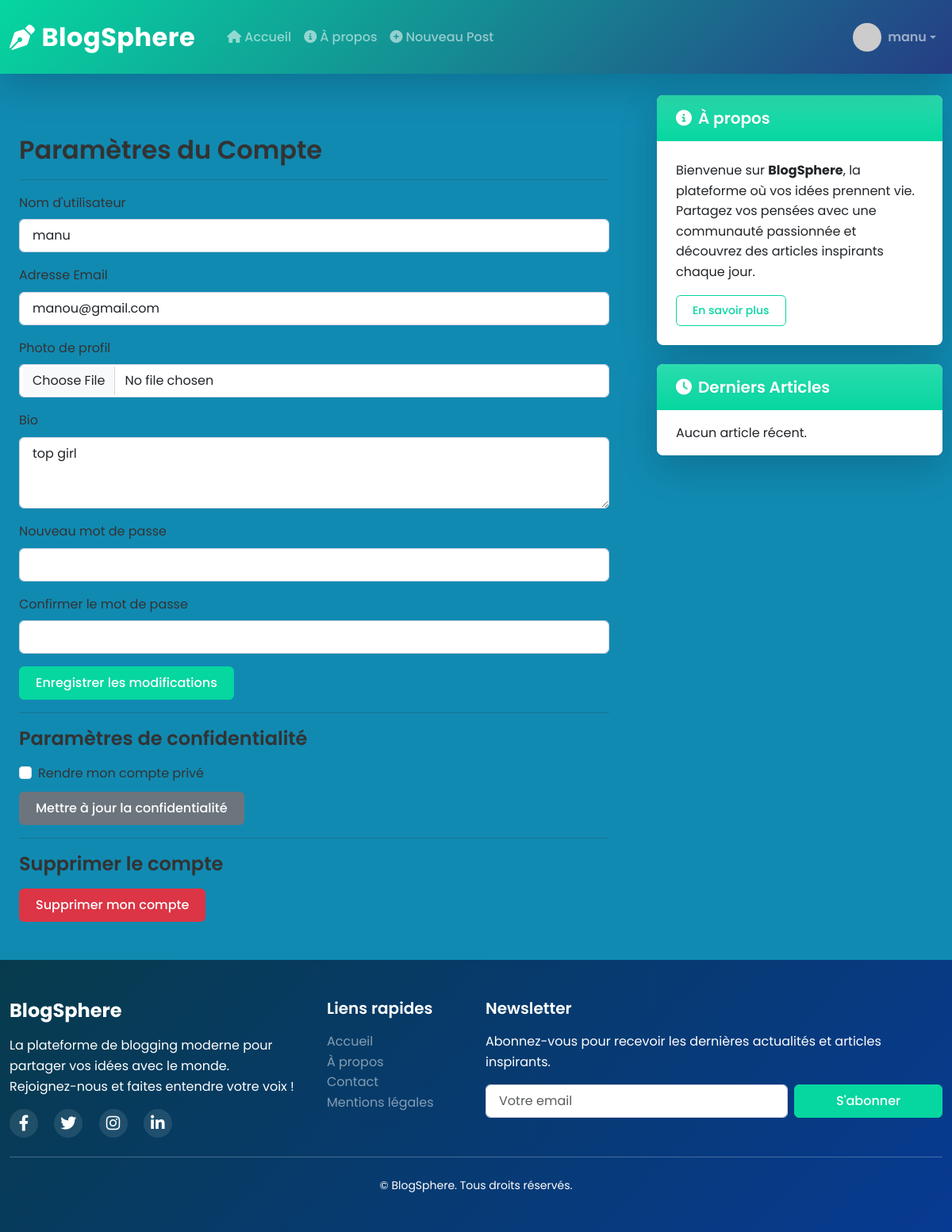
The app's page /parametre/ (signed in) with its own data.
### blog/models.py (models this page shows, shortened)
class Person(AbstractBaseUser, PermissionsMixin):
    SEX_TYPES = (
        ('M', 'Male'),
        ('F', 'Feminine'),
    )
    username = models.CharField(max_length=150, unique=True)  # unique ajouté pour éviter doublons
    email = models.EmailField(unique=True)
    sex = models.CharField(max_length=1, choices=SEX_TYPES, blank=True, null=True)
    profile_picture = models.ImageField(upload_to='profiles/', blank=True, null=True, default='default.jpg')
    is_staff = models.BooleanField(default=False)
    is_superuser = models.BooleanField(default=False)
    is_active = models.BooleanField(default=True)
    groups = models.ManyToManyField(
        Group,
        related_name='person_set',
        blank=True,
        verbose_name='groups',
        help_text='The groups this user belongs to.'
    )
    user_permissions = models.ManyToManyField(
        Permission,
        related_name='person_permissions_set',
        blank=True,
        verbose_name='user permissions',
        help_text='Specific permissions for this user.'
    )
    objects = UserManager()
    USERNAME_FIELD = 'email'
    REQUIRED_FIELDS = ['username']
    class Meta:
        verbose_name = "Person"
        verbose_name_plural = "Persons"
        constraints = [
            models.UniqueConstraint(fields=['username', 'email'], name='unique_person_username_email')
        ]

class Profile(models.Model):
    user = models.OneToOneField(Person, on_delete=models.CASCADE)
    image = models.ImageField(default='default.jpg', upload_to='profile_pics')
    bio = models.TextField(max_length=500, blank=True)

### blog/views.py (the view)
# urls.py: path('parametre/', parametre, name='parametre'),
@login_required
def parametre(request):
    try:
        profile = request.user.profile
    except Profile.DoesNotExist:
        messages.warning(request, "Votre profil n'existe pas. Veuillez le créer.")
        return redirect('register')
    if request.method == 'POST':
        u_form = UserUpdateForm(request.POST, instance=request.user)
        p_form = ProfileUpdateForm(request.POST, request.FILES, instance=profile)
        if u_form.is_valid() and p_form.is_valid():
            u_form.save()
            p_form.save()
            messages.success(request, 'Paramètres mis à jour avec succès !')
            return redirect('parametre')
        else:
            messages.error(request, "Erreur lors de la mise à jour des paramètres.")
    else:
        u_form = UserUpdateForm(instance=request.user)
        p_form = ProfileUpdateForm(instance=profile)
    return render(request, 'blog/parametre.html', {'u_form': u_form, 'p_form': p_form})

### blog/forms.py
class UserUpdateForm(forms.ModelForm):
    email = forms.EmailField()
    class Meta:
        model = Person
        fields = ['username', 'email', 'sex', 'profile_picture']

class ProfileUpdateForm(forms.ModelForm):
    class Meta:
        model = Profile
        fields = ['image', 'bio']

### blog/templates/blog/parametre.html (shortened to what this page needs)
{% extends "blog/base.html" %}
{% block content %}
<div class="container mt-5">
    <h2>Paramètres du Compte</h2>
    <hr>
    <form method="post" enctype="multipart/form-data" action="{% url 'parametre' %}">
        <div class="mb-3">
            <label for="username" class="form-label">Nom d'utilisateur</label>
            <input type="text" class="form-control" id="username" name="username" value="{{ user.username }}">
        </div>
        <div class="mb-3">
            <label for="email" class="form-label">Adresse Email</label>
            <input type="email" class="form-control" id="email" name="email" value="{{ user.email }}">
        </div>
        <div class="mb-3">
            <label for="profile_pic" class="form-label">Photo de profil</label>
            <input type="file" class="form-control" id="profile_pic" name="profile_pic">
        </div>
        <div class="mb-3">
            <label for="bio" class="form-label">Bio</label>
            <textarea class="form-control" id="bio" name="bio" rows="3">{{ user.profile.bio }}</textarea>
        </div>
        <div class="mb-3">
            <label for="password" class="form-label">Nouveau mot de passe</label>
            <input type="password" class="form-control" id="password" name="password">
        </div>
        <div class="mb-3">
            <label for="password2" class="form-label">Confirmer le mot de passe</label>
            <input type="password" class="form-control" id="password2" name="password2">
        </div>
        <button type="submit" class="btn btn-primary">Enregistrer les modifications</button>
    </form>
    <hr>
    <h4>Paramètres de confidentialité</h4>
    <form method="post" action="{% url 'privacy-policy' %}">
        <div class="form-check">
            <input class="form-check-input" type="checkbox" value="1" id="private_account" name="private_account" {% if user.profile.private_account %}checked{% endif %}>
            <label class="form-check-label" for="private_account">
                Rendre mon compte privé
            </label>
        </div>
        <button type="submit" class="btn btn-secondary mt-2">Mettre à jour la confidentialité</button>
    </form>
    <hr>
    <h4>Supprimer le compte</h4>
    <form method="post" action="{% url 'delete-accounts' %}">
        <button type="submit" class="btn btn-danger" onclick="return confirm('Êtes-vous sûr de vouloir supprimer votre compte ? Cette action est irréversible.')">Supprimer mon compte</button>
    </form>
</div>
{% endblock %}

### blog/templates/blog/base.html (shortened to what this page needs)
{% load static %}
<!DOCTYPE html>
<html lang="fr">
<head>
    <link href="https://cdn.jsdelivr.net/npm/bootstrap@5.3.0/dist/css/bootstrap.min.css" rel="stylesheet" />
    <link rel="stylesheet" href="https://cdnjs.cloudflare.com/ajax/libs/font-awesome/6.4.0/css/all.min.css" />
    <link rel="stylesheet" href="https://cdnjs.cloudflare.com/ajax/libs/animate.css/4.1.1/animate.min.css" />
    <link rel="stylesheet" href="{% static 'blog/css/main.css' %}" />
</head>
<body class="d-flex flex-column min-vh-100">
    <header>
        <nav class="navbar navbar-expand-lg navbar-dark shadow-lg fixed-top py-3 custom-navbar">
            <div class="container">
                <a class="navbar-brand fw-bold fs-2 d-flex align-items-center" href="{% url 'blog-home' %}">
                    <i class="fas fa-pen-nib me-2"></i>BlogSphere
                </a>
                <div class="collapse navbar-collapse" id="navbarNav">
                    <ul class="navbar-nav me-auto ms-3">
                        <li class="nav-item">
                            <a class="nav-link {% if request.resolver_match.url_name == 'blog-home' %}active{% endif %}" href="{% url 'blog-home' %}">
                                <i class="fas fa-home me-1"></i>Accueil
                            </a>
                        </li>
                        <li class="nav-item">
                            <a class="nav-link {% if request.resolver_match.url_name == 'blog-about' %}active{% endif %}" href="{% url 'blog-about' %}">
                                <i class="fas fa-info-circle me-1"></i>À propos
                            </a>
                        </li>
                        {% if user.is_authenticated %}
                        <li class="nav-item">
                            <a class="nav-link" href="{% url 'post-create' %}">
                                <i class="fas fa-plus-circle me-1"></i>Nouveau Post
                            </a>
                        </li>
                        {% endif %}
                    </ul>
                    <ul class="navbar-nav ms-auto">
                        {% if user.is_authenticated %}
                        <li class="nav-item dropdown">
                            <a class="nav-link dropdown-toggle d-flex align-items-center" href="#" id="userDropdown"
                               role="button" data-bs-toggle="dropdown" aria-expanded="false">
                                <img src="https://ui-avatars.com/api/?name={{ user.username }}&background=random"
                                     class="rounded-circle profile-img me-2" width="36" height="36" alt="Profile" />
                                <span class="fw-semibold">{{ user.username }}</span>
                            </a>
                        </li>
                        {% endif %}
                    </ul>
                </div>
            </div>
        </nav>
    </header>
    <main class="flex-grow-1 mt-5 pt-4">
        <div class="container my-5">
            <div class="row g-5">
                <div class="col-lg-8">
                    {% block content %}{% endblock %}
                </div>
                <div class="col-lg-4">
                    <div class="sticky-top custom-sticky">
                        <div class="card shadow-lg mb-4 animate__animated animate__fadeInRight">
                            <div class="card-header bg-gradient text-white custom-card-header">
                                <h5 class="mb-0"><i class="fas fa-info-circle me-2"></i>À propos</h5>
                            </div>
                            <div class="card-body">
                                <p class="card-text">
                                    Bienvenue sur <b>BlogSphere</b>, la plateforme où vos idées prennent vie.<br>
                                    Partagez vos pensées avec une communauté passionnée et découvrez des articles inspirants chaque jour.
                                </p>
                                <a href="{% url 'blog-about' %}" class="btn btn-outline-primary btn-sm">En savoir plus</a>
                            </div>
                        </div>
                        <div class="card shadow-lg animate__animated animate__fadeInRight animate__delay-1s">
                            <div class="card-header bg-gradient text-white custom-card-header">
                                <h5 class="mb-0"><i class="fas fa-clock me-2"></i>Derniers Articles</h5>
                            </div>
                            <div class="card-body p-0">
                                <div class="list-group list-group-flush">
                                    {% if recent_posts %}
                                        {% for post in recent_posts %}
                                        <a href="{% url 'post-detail' post.pk %}"
                                           class="list-group-item list-group-item-action d-flex justify-content-between align-items-center">
                                            <span>{{ post.title|truncatechars:30 }}</span>
                                            <span class="badge bg-primary rounded-pill">{{ post.comments.count }}</span>
                                        </a>
                                        {% endfor %}
                                    {% else %}
                                        <div class="list-group-item">Aucun article récent.</div>
                                    {% endif %}
                                </div>
                            </div>
                        </div>
                    </div>
                </div>
            </div>
        </div>
    </main>
    <footer class="footer-bg text-white py-5 mt-auto">
        <div class="container">
            <div class="row">
                <div class="col-md-4 mb-4 mb-md-0">
                    <h4 class="fw-bold mb-3">BlogSphere</h4>
                    <p>
                        La plateforme de blogging moderne pour partager vos idées avec le monde.<br>
                        Rejoignez-nous et faites entendre votre voix !
                    </p>
                    <div class="social-icons mt-3">
                        <a href="#" class="text-white me-3 fs-5"><i class="fab fa-facebook-f"></i></a>
                        <a href="#" class="text-white me-3 fs-5"><i class="fab fa-twitter"></i></a>
                        <a href="#" class="text-white me-3 fs-5"><i class="fab fa-instagram"></i></a>
                        <a href="#" class="text-white fs-5"><i class="fab fa-linkedin-in"></i></a>
                    </div>
                </div>
                <div class="col-md-2 mb-4 mb-md-0">
                    <h5 class="mb-3">Liens rapides</h5>
                    <ul class="list-unstyled">
                        <li><a href="{% url 'blog-home' %}" class="text-white-50">Accueil</a></li>
                        <li><a href="{% url 'blog-about' %}" class="text-white-50">À propos</a></li>
                        <li><a href="{% url 'blog-Contact' %}" class="text-white-50">Contact</a></li>
                        <li><a href="#" class="text-white-50">Mentions légales</a></li>
                    </ul>
                </div>
                <div class="col-md-6">
                    <h5 class="mb-3">Newsletter</h5>
                    <p>Abonnez-vous pour recevoir les dernières actualités et articles inspirants.</p>
                    <form class="row g-2">
                        <div class="col-8">
                            <input type="email" class="form-control" placeholder="Votre email" />
                        </div>
                        <div class="col-4">
                            <button type="submit" class="btn btn-primary w-100">S'abonner</button>
                        </div>
                    </form>
                </div>
            </div>
            <hr class="my-4 bg-secondary" />
            <div class="text-center">
                <p class="mb-0 small">&copy; {{ now|date:"Y" }} BlogSphere. Tous droits réservés.</p>
            </div>
        </div>
    </footer>
</body>
</html>

### blog/static/blog/css/main.css (style rules this page uses)
:root { --primary-color: #06d6a0; --secondary-color: #118ab2; --accent-color: #253d85; --dark-color: #5a5c69; --light-color: #ffffff; --success-color: #1cc88a; --danger-color: #e74a3b; --warning-color: #f6c23e; --info-color: #1a759f; }
body { font-family: 'Poppins', sans-serif; background-color: var(--secondary-color); color: #333; line-height: 1.6; display: flex; flex-direction: column; min-height: 100vh; }
h1, h2, h3, h4, h5, h6 { font-weight: 600; color: var(--primary-text); line-height: 1.3; margin-bottom: 1rem; text-shadow: 0 1px 1px rgba(0,0,0,0.05); }
h2 { font-size: 2rem; color: var(--primary-text); }
h4 { font-size: 1.5rem; color: var(--secondary-text); }
h5 { font-size: 1.25rem; color: var(--secondary-text); }
a { text-decoration: none; transition: all 0.3s ease; }
.navbar { box-shadow: 0 0.15rem 1.75rem 0 rgba(58, 59, 69, 0.15); padding: 0.5rem 0; background: linear-gradient(135deg, var(--primary-color) 0%, var(--accent-color) 100%); }
.navbar-brand { font-weight: 700; font-size: 1.5rem; letter-spacing: 0.5px; }
.nav-link { font-weight: 500; padding: 0.5rem 1rem; border-radius: 0.375rem; transition: all 0.3s; }
main { flex: 1; padding-top: 5rem; }
.container { max-width: 1200px; }
.card { border: none; border-radius: 0.5rem; box-shadow: 0 0.15rem 1.75rem 0 rgba(58, 59, 69, 0.1); transition: transform 0.3s ease, box-shadow 0.3s ease; margin-bottom: 1.5rem; overflow: hidden; }
.card-header { background-color: var(--primary-color); color: rgb(118, 236, 148); padding: 1rem 1.5rem; border-bottom: none; }
.card-body { padding: 1.5rem; }
.list-group-item { border: none; padding: 1rem 1.5rem; border-bottom: 1px solid rgba(0, 0, 0, 0.05); transition: all 0.3s; }
.list-group-item:last-child { border-bottom: none; }
.btn { font-weight: 500; padding: 0.5rem 1.25rem; border-radius: 0.375rem; transition: all 0.3s; }
.btn-primary { background-color: var(--primary-color); border-color: var(--primary-color); }
.btn-outline-primary { color: var(--primary-color); border-color: var(--primary-color); }
footer { background: linear-gradient(135deg, #073b4c 0%, #073a92 100%); color: white; padding: 3rem 0 1.5rem; margin-top: 3rem; }
footer a { color: rgba(255, 255, 255, 0.7); transition: all 0.3s; }
.social-icons a { display: inline-flex; align-items: center; justify-content: center; width: 36px; height: 36px; border-radius: 50%; background-color: rgba(255, 255, 255, 0.1); margin-right: 0.5rem; transition: all 0.3s; }
.animate__animated { --animate-duration: 0.5s; }
.form-control { border-radius: 0.375rem; padding: 0.5rem 1rem; border: 1px solid #d1d3e2; transition: all 0.3s; }

### records on screen
Person: username "manu", email "manou@gmail.com", bio "top girl"
